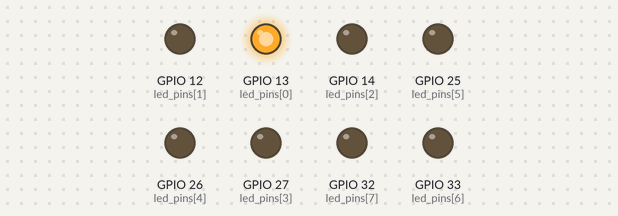
Recording of a sketch running on a simulated ESP32. Shown: output pins drawn as LEDs (lit = HIGH).

Above: at 0.05 s.
At 1.0 s:
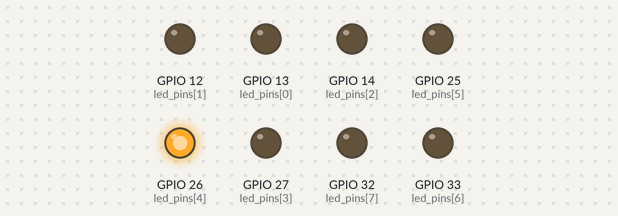
At 2.0 s:
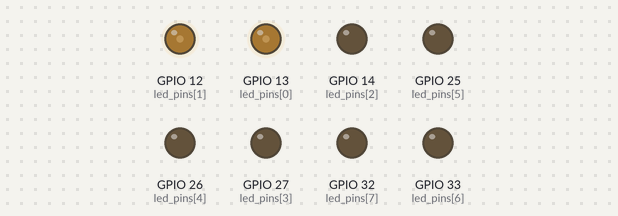
At 4.0 s:
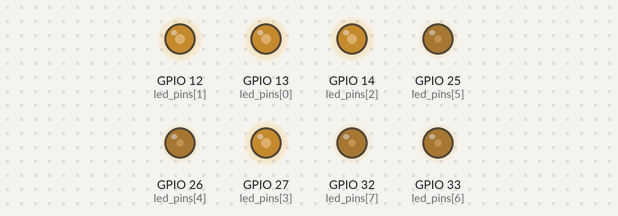
At 6.0 s:
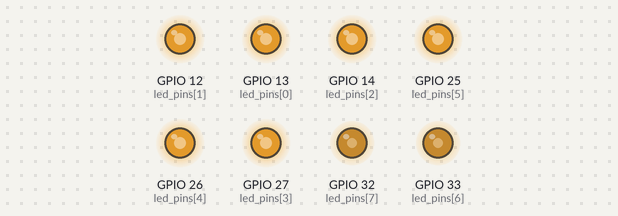
At 8.0 s:
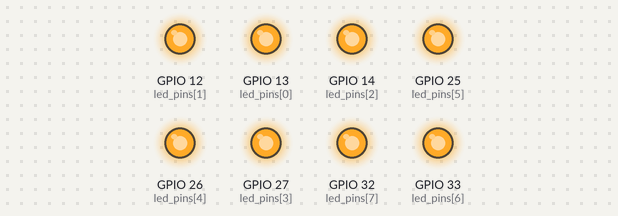
Timing chart, 0 to 10.4 s (numbered marks = the images above):
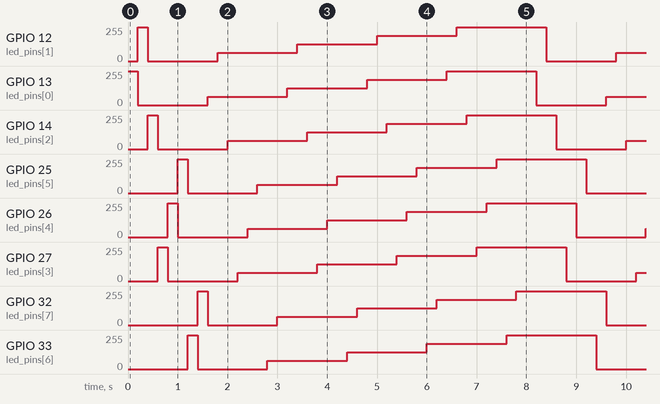

The sketch:

display_test_leds.ino
```cpp
int led_pins[] = { 13, 12, 14, 27, 26, 25, 33, 32 };

void setup()
{
}

void loop()
{
  for (int i = 0; i < 8; i++) {
    pinMode(led_pins[i], OUTPUT); // this turns off analogWrite() (of previous loop)
  }

  for (int i = 0; i < 8; i++) {
    digitalWrite(led_pins[i], HIGH);
    delay(200);
    digitalWrite(led_pins[i], LOW);
  }

  for (int brightness = 1; brightness <= 4; brightness++) {
    for (int i = 0; i < 8; i++) {
      analogWrite(led_pins[i], 255 * brightness / 4);
      delay(200);
    }
  }
}
```

Measured:
- by itself, GPIO 12 (led_pins[1]), GPIO 13 (led_pins[0]), GPIO 14 (led_pins[2]), GPIO 25 (led_pins[5]), GPIO 26 (led_pins[4]), GPIO 27 (led_pins[3]), GPIO 32 (led_pins[7]), GPIO 33 (led_pins[6]): repeats every 8.0 s: 0/255 1.4 s, 63/255 1.6 s, 127/255 1.6 s, 191/255 1.6 s, 255/255 1.8 s
